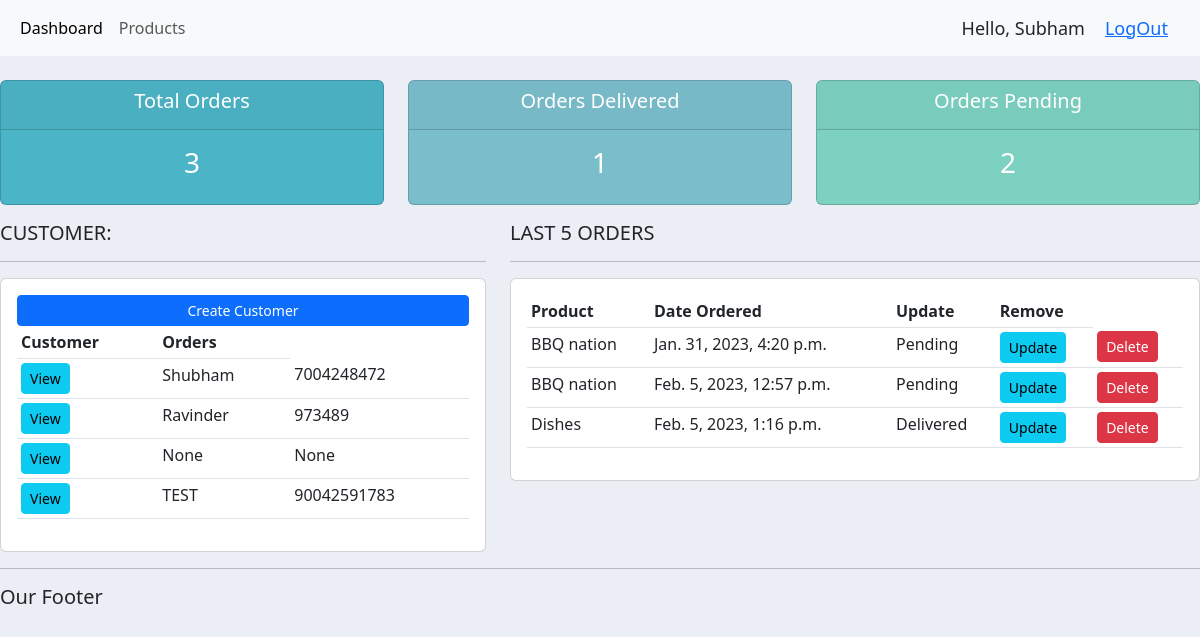
The app's page / (signed in), older data.
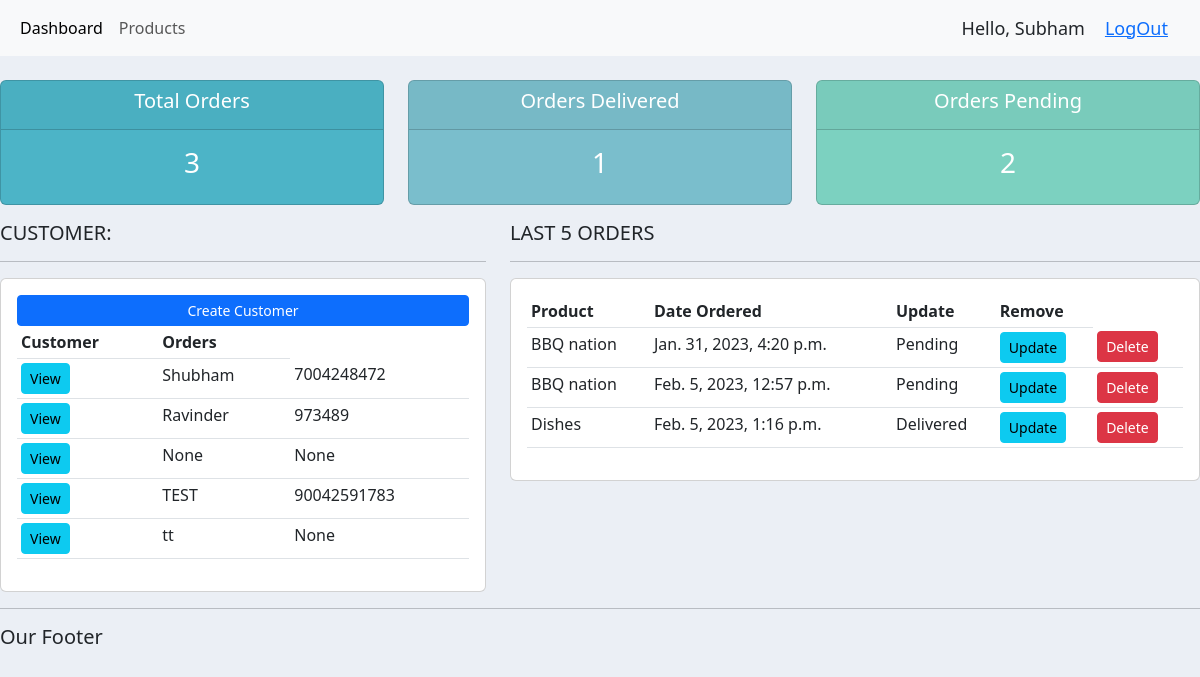
The same page, newer data.
### accounts/models.py (models this page shows, shortened)
class Customer(models.Model):
	user=models.OneToOneField(User,null=True,blank=True,on_delete=models.CASCADE)
	profile_pic=models.ImageField(null=True,blank=True)
	name=models.CharField(max_length=200,null=True)
	phone=models.CharField(max_length=200,null=True)
	email=models.CharField(max_length=200,null=True)
	profile_pic=models.ImageField(default="my.jpeg",null=True,blank=True)
	date_created=models.DateTimeField(auto_now_add=True,null=True)

class Order(models.Model):
	STATUS=(
			('Pending','Pending'),
			('Out For Delivery','Out For Delivery'),
			('Delivered','Delivered'),
		)
	customer=models.ForeignKey(Customer,null=True,on_delete=models.SET_NULL)
	product=models.ForeignKey(Product,null=True,on_delete=models.SET_NULL)
	date_created=models.DateTimeField(auto_now_add=True,null=True)
	status=models.CharField(max_length=200,null=True,choices=STATUS)
	note=models.CharField(max_length=1000,null=True)

class Product(models.Model):
	CATEGORY=(
			('Indoor','Indoor'),
			('Out Door','Out Door'),
		)
	name=models.CharField(max_length=200,null=True)
	price=models.FloatField(null=True)
	category=models.CharField(max_length=200,null=True,choices=CATEGORY)
	description=models.CharField(max_length=200,blank=True)
	date_created=models.DateTimeField(auto_now_add=True,null=True)
	tag=models.ManyToManyField(Tag)
	def __str__(self):
		return self.name

### accounts/decorators.py (the view)
	def wrapper_function(request, *args, **kwargs):
			group=None
			if request.user.groups.exists():
				group=request.user.groups.all()[0].name
			if group== 'Customer':
				return redirect('userPage')
			if group=='admin':
				return view_func(request,*args,**kwargs)

### accounts/views.py (called while the page is built)
@login_required(login_url='login')
@admin_only
def home(request):
    orders=Order.objects.all()
    customers=Customer.objects.all()
    total_customers=customers.count()
    total_orders=orders.count()
    delivered=orders.filter(status='Delivered').count()
    pending=orders.filter(status='Pending').count()
    context={'orders':orders,'customers':customers,'total_customers':total_customers,
    'total_orders':total_orders,'delivered':delivered,'pending':pending}
    return render(request,'accounts/dashboard.html',context)

### accounts/templates/accounts/dashboard.html (shortened to what this page needs)
{%extends 'accounts/main.html'%}
{%block content%}
{% include 'accounts/status.html'%}
<div class="row">
	<div class="col-md-5">
		<h5>CUSTOMER: </h5>
		<hr>
		<div class="card card-body">
			<a  class="btn btn-primary btn-sm btn-block" href="">Create Customer</a>
			<table class="table table-sm">
				<tr>
					<th>Customer</th>
					<th>Orders</th>
				</tr>
				{% for i in customers%}
					<tr>
						<td><a class="btn btn-sm btn-info" href="{% url 'customer' i.id %}">View</a></td>
						<td>{{i.name}}</td>
						<td>{{i.phone}}</td>
					</tr>
				{% endfor %}
			</table>
  		</div>
	</div>
	<div class="col-md-7">
		<h5>LAST 5 ORDERS</h5>
		<hr>
		<div class="card card-body">
			<table class="table table-sm">
				<tr>
				<th>Product</th>
				<th>Date Ordered</th>
				<th>Update</th>
				<th>Remove</th>
				</tr>
				{% for i in orders%}
					<tr>
						<td>{{i.product}}</td>
						<td>{{i.date_created}}</td>
						<td>{{i.status}}</td>
						<td><a class="btn btn-sm btn-info" href="{% url 'update_order' i.id %}">Update</a></td>
						<td><a class="btn btn-sm btn-danger" href="{% url 'delete_order' i.id %}">Delete</a></td>
					</tr>
				{% endfor %}
			</table>
		</div>
	</div>
</div>
{%endblock%}

### accounts/templates/accounts/main.html (shortened to what this page needs)
{% load static %}
<!DOCTYPE html>
<html>
<head>
	<link href="https://cdn.jsdelivr.net/npm/bootstrap@5.3.0-alpha1/dist/css/bootstrap.min.css" rel="stylesheet">
	<link rel="stylesheet" type="text/css" href="{% static '/css/main.css' %}">
</head>
<body>
	{%include 'accounts/navbar.html'%}
	{% block content%}
	{%endblock%}
	<hr>
	<h5>Our Footer</h5>
</body>
</html>

### accounts/templates/accounts/navbar.html (shortened to what this page needs)
  {% load static%}
  <nav class="navbar navbar-expand-lg bg-body-tertiary">
    <div class="container-fluid">
      <div class="collapse navbar-collapse" id="navbarNav">
        <ul class="navbar-nav">
          {% if request.user.is_staff %}
          <li class="nav-item">
            <a class="nav-link active" aria-current="page" href="{% url 'home' %}">Dashboard</a>
          </li>
          <li class="nav-item">
            <a class="nav-link" href="{% url 'product' %}">Products</a>
          </li>
          {% else %}
          <li class="nav-item">
            <a class="nav-link" href="{% url 'account' %}">Settings</a>
          </li>
          {% endif %}
        </ul>
      </div>
      <span class="hello-msg" >Hello, {{request.user}}</span>
      <span class="hello-msg" ><a href="{% url 'logout' %}">LogOut</a></span>
    </div>
  </nav>

### accounts/templates/accounts/status.html
<br>
<div class="row">
	<div class="col">
		<div class="col-md">
			<div class="card text-center text-white mb-3" id="total-orders">
				<div class="card-header">
					<h5 class="card-title">Total Orders</h5>
				</div>
				<div class="card-body">
					<h3 class="card-title">{{total_orders}}</h3>
				</div>
			</div>
		</div>
	</div>
	<div class="col">
		<div class="col-md">
			<div class="card text-center text-white mb-3" id="orders-delivered">
				<div class="card-header">
					<h5 class="card-title">Orders Delivered</h5>
				</div>
				<div class="card-body">
					<h3 class="card-title">{{delivered}}</h3>
				</div>
			</div>
		</div>
	</div>
	<div class="col">
		<div class="col-md">
			<div class="card text-center text-white mb-3" id="orders-pending">
				<div class="card-header">
					<h5 class="card-title">Orders Pending</h5>
				</div>
				<div class="card-body">
					<h3 class="card-title">{{pending}}</h3>
				</div>
			</div>
		</div>
	</div>
</div>

### static/css/main.css (style rules this page uses)
body { background-color:#ebeff5; }
#total-orders { background-color: #4cb4c7; }
#orders-delivered { background-color: #7abecc; }
#orders-pending { background-color: #7CD1C0; }

### accounts/templates/accounts/navbar.html (style rules this page uses)
.hello-msg { font-size: 18px; margin-right: 20px; }

Row changes from the older to the newer data that the page shows:
added Customer: name "tt", phone "None"
